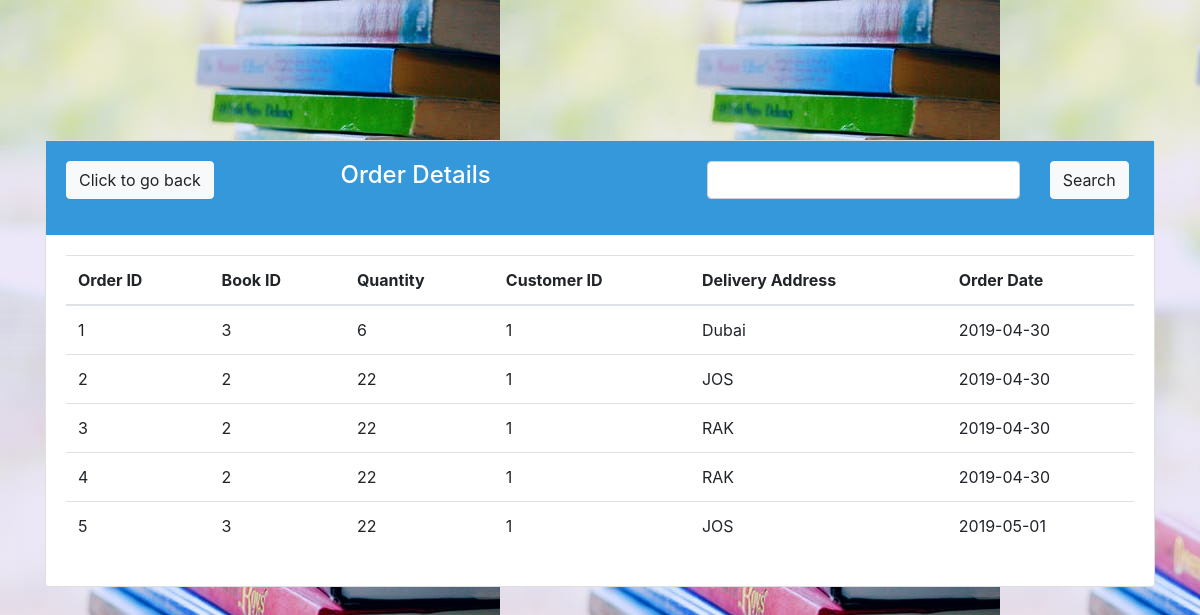
The page /AdminWW/php/userorder.php (signed in) on the database its author committed.
### tables this page shows
CREATE TABLE `order_details` (
  `Oitem_id` int(11) NOT NULL,
  `OID` int(11) NOT NULL,
  `BID` int(255) NOT NULL,
  `Qty` int(11) NOT NULL
);

CREATE TABLE `order` (
  `oid` int(11) NOT NULL,
  `bid` int(11) NOT NULL,
  `customer_id` int(11) NOT NULL,
  `card_number` int(11) NOT NULL,
  `delivery_address` varchar(255) NOT NULL,
  `order_date` date NOT NULL
);

### AdminWW/php/suppliers_process.php (the view, shortened to what this page needs)
<?php
function get_user_order(){
    require('userlogin_process.php');
    $var2 = $_SESSION['id'];
     $sql = "SELECT o.oid, o.bid, o.customer_id, o.delivery_address, o.order_date, d.qty FROM `order`o, `order_details`d WHERE o.oid= d.OID AND o.customer_id = $var2 ORDER BY o.`order_date`";
     $result = mysqli_query($conn, $sql);
     if(mysqli_num_rows($result) > 0){
     while ($row=mysqli_fetch_array($result)) {
       $id = $row['oid'];
       $bname =  $row['bid'];
       $cname =  $row['customer_id'];
       $cadd =  $row['delivery_address'];
       $odate = $row['order_date'];
       $qty =  $row['qty'];
       echo "<tr>
      <td>$id</td>
      <td>$bname</td>
      <td>$qty</td>
      <td>$cname</td>
      <td>$cadd</td>
      <td>$odate</td>
    </tr>";
     }
   }else{
      echo "<script>alert('The record cant be found')</script>";
    }
}
?>

### rows shown on the page
order_details: OID.oid "1", OID.bid "3", Qty "6", OID.customer_id "1", OID.delivery_address "Dubai", OID.order_date "2019-04-30"
order_details: OID.oid "2", OID.bid "2", Qty "22", OID.customer_id "1", OID.delivery_address "JOS", OID.order_date "2019-04-30"
order_details: OID.oid "3", OID.bid "2", Qty "22", OID.customer_id "1", OID.delivery_address "RAK", OID.order_date "2019-04-30"
order_details: OID.oid "4", OID.bid "2", Qty "22", OID.customer_id "1", OID.delivery_address "RAK", OID.order_date "2019-04-30"
order_details: OID.oid "5", OID.bid "3", Qty "22", OID.customer_id "1", OID.delivery_address "JOS", OID.order_date "2019-05-01"
